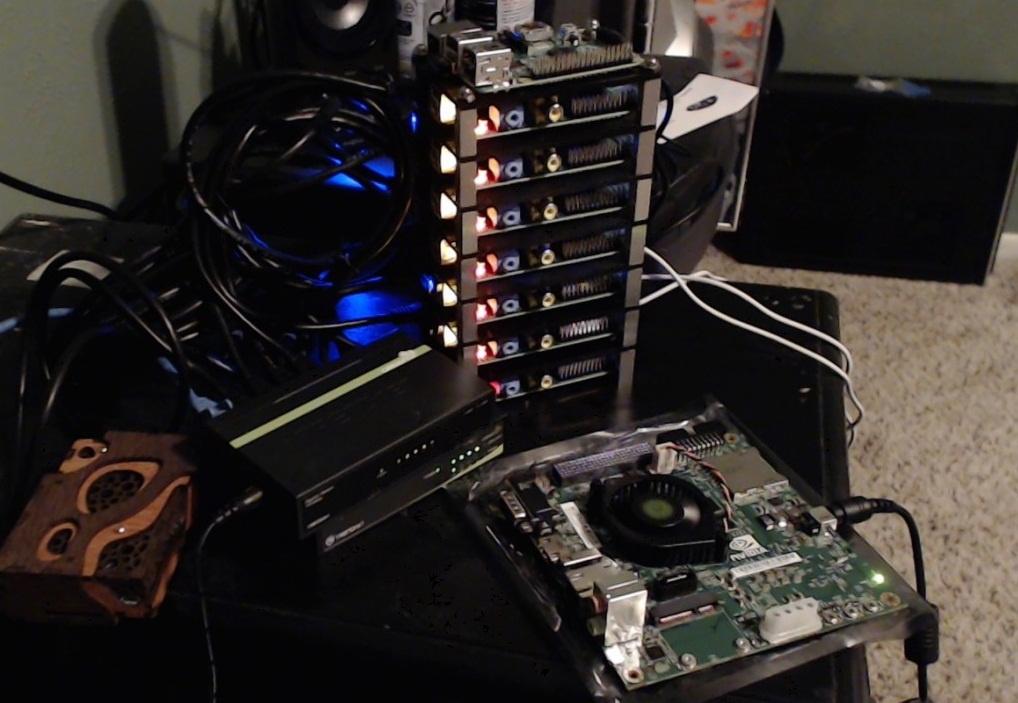
#> input picture OpenCV/template.jpg, 1018 x 703 px
$ python 0Practice.py
#> lines starting #> are read from the running program, lines starting #| are printed output that depends on the picture
import cv2
import numpy as np

img = cv2.imread('template.jpg')
#> img is the input picture: shape (703, 1018, 3); mean B, G, R 40.7, 43.2, 48.1

img_gray = cv2.cvtColor(img, cv2.COLOR_BGR2GRAY)
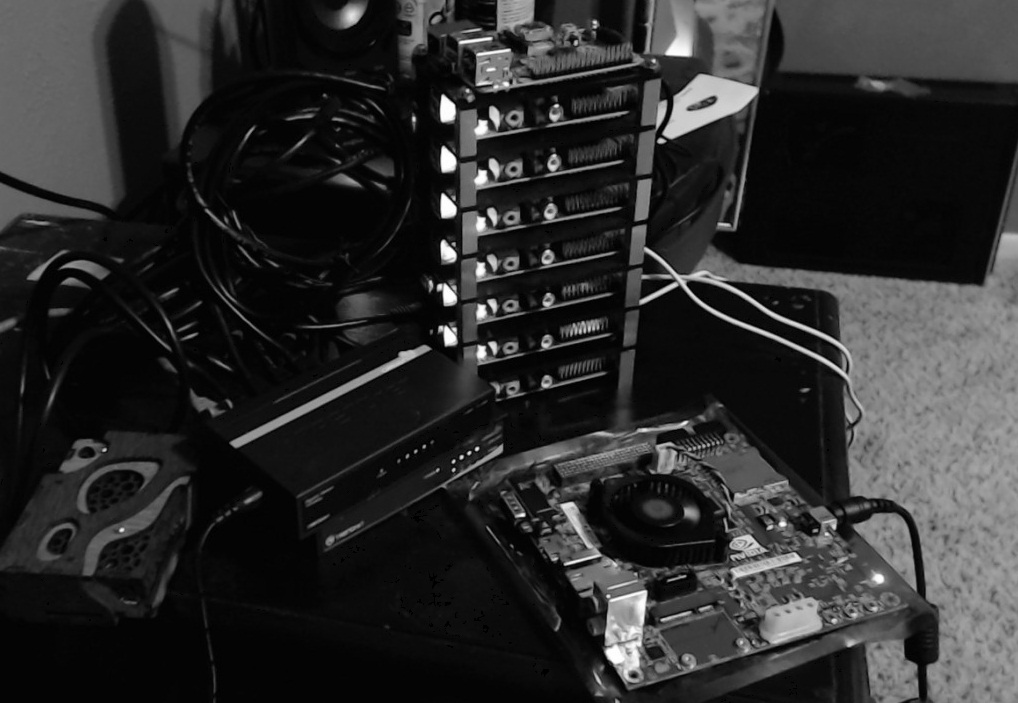
#> img_gray: shape (703, 1018); min 0, max 255, mean 44.4
template = cv2.imread('matching.jpg', 0)
templatetwo = cv2.imread('newmatching.jpg', 0)
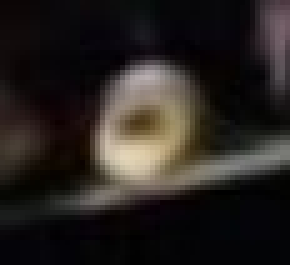
#> input picture OpenCV/newmatching.JPG, 58 x 53 px, found by its file name (shown 5 times larger)
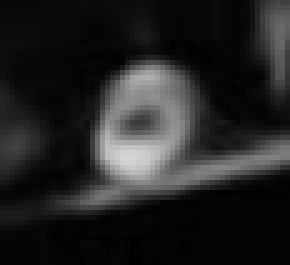
#> templatetwo: shape (53, 58) (shown 5 times larger); min 0, max 213, mean 35.8


#> (the run stopped early here; a loop or call above may not have finished)
